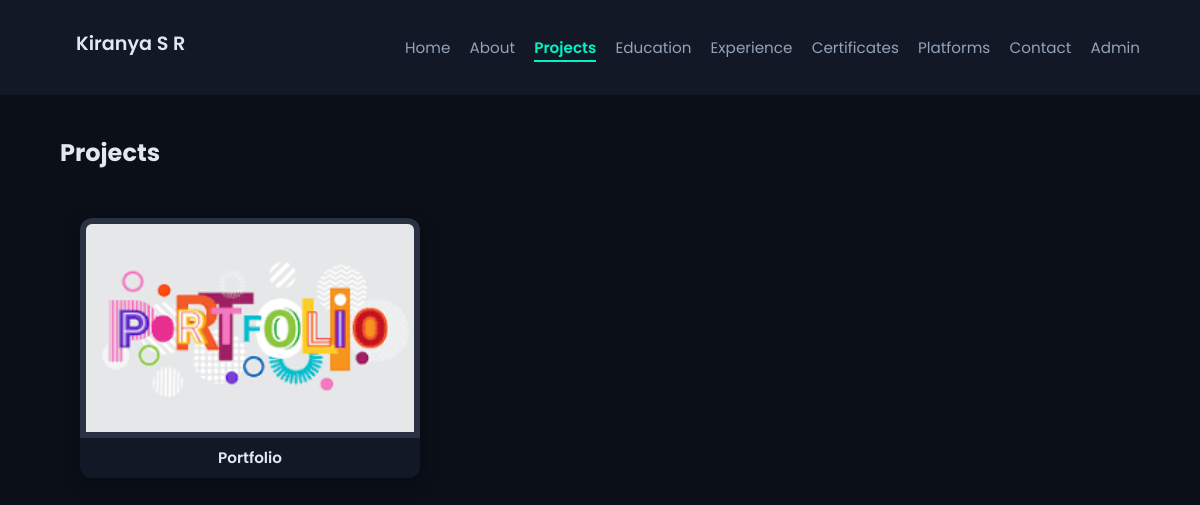
Page /projects on the earlier database version.
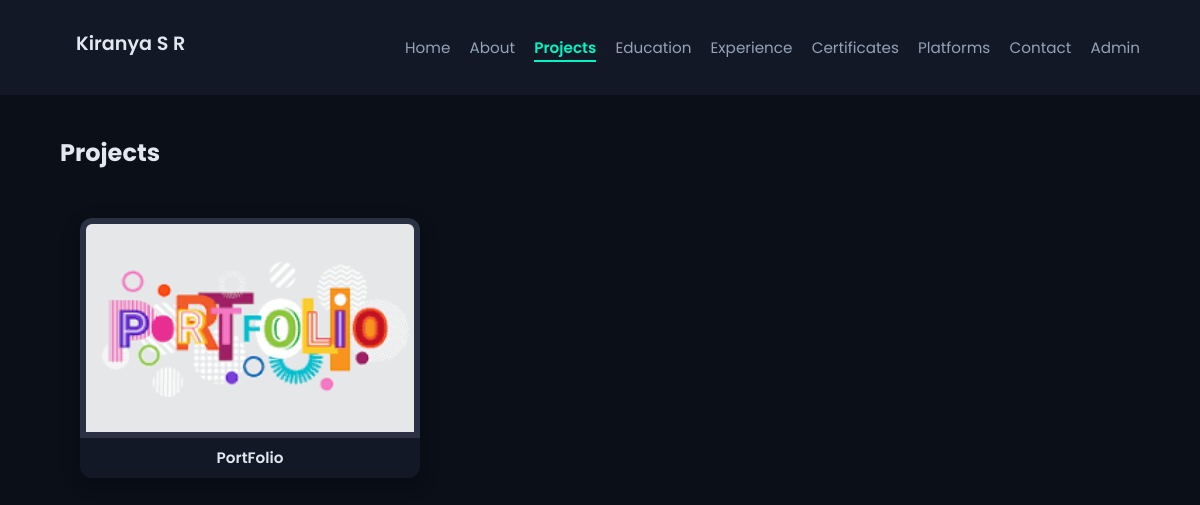
Same page on the later database version.
### tables this page shows
CREATE TABLE projects (
        id INTEGER PRIMARY KEY AUTOINCREMENT, title TEXT, description TEXT, tech_stack TEXT,
        github TEXT, demo TEXT, image TEXT, outcome TEXT, tools TEXT, use_case TEXT
    );

### app.py (the view)
@app.route('/projects')
def projects():
    conn = get_db_connection()
    c = conn.cursor()
    c.execute('SELECT * FROM projects')
    projects_list = [{
        'id': r[0], 'title': r[1], 'description': r[2], 'tech_stack': r[3],
        'github': r[4], 'demo': r[5], 'image': r[6], 'outcome': r[7],
        'tools': r[8], 'use_case': r[9]
    } for r in c.fetchall()]
    conn.close()
    return render_template('projects.html', projects=projects_list)

### app.py (called while the page is built)
def get_db_connection():
    return sqlite3.connect(DATABASE_PATH)

### templates/projects.html (shortened to what this page needs)
{% extends "layout.html" %}
{% block content %}
<link rel="stylesheet" href="{{ url_for('static', filename='css/projects.css') }}">
<h2 class="projects-heading">Projects</h2>
<div class="projects-container">
  {% for p in projects %}
    <div class="project-card" onclick="openPopup({{ loop.index0 }})">
  <img src="{{ url_for('static', filename='images/' ~ (p.image if p.image else 'default.png')) }}" alt="{{ p.title }}">
  <h3>{{ p.title }}</h3>
</div>
  {% endfor %}
</div>
{% endblock %}

### templates/layout.html (shortened to what this page needs)
<!DOCTYPE html>
<html lang="en">
<head>
  <link rel="stylesheet" href="{{ url_for('static', filename='css/style.css') }}" />
  <link rel="stylesheet" href="https://cdnjs.cloudflare.com/ajax/libs/font-awesome/6.5.0/css/all.min.css" />
</head>
<body>
  <nav class="navbar">
    <div class="nav-wrapper container">
      <h1 class="logo">Kiranya S R</h1>
      <ul class="nav-links">
         <li><a href="{{ url_for('home') }}" class="{% if request.path == url_for('home') %}active{% endif %}">Home</a></li>
        <li><a href="{{ url_for('about') }}" class="{% if request.path == url_for('about') %}active{% endif %}">About</a></li>
        <li><a href="{{ url_for('projects') }}" class="{% if request.path == url_for('projects') %}active{% endif %}">Projects</a></li>
        <li><a href="{{ url_for('education') }}" class="{% if request.path == url_for('education') %}active{% endif %}">Education</a></li>
        <li><a href="{{ url_for('experience') }}" class="{% if request.path == url_for('experience') %}active{% endif %}">Experience</a></li>
        <li><a href="{{ url_for('certificates') }}" class="{% if request.path == url_for('certificates') %}active{% endif %}">Certificates</a></li>
        <li><a href="{{ url_for('technical_platforms') }}" class="{% if request.path == url_for('technical_platforms') %}active{% endif %}">Platforms</a></li>
        <li><a href="{{ url_for('contact') }}" class="{% if request.path == url_for('contact') %}active{% endif %}">Contact</a></li>
        {% if session.admin %}
          <li><a href="{{ url_for('dashboard') }}" class="{% if request.path == '/dashboard' %}active{% endif %}">Dashboard</a></li>
          <li><a href="{{ url_for('logout') }}">Logout</a></li>
        {% else %}
          <li><a href="{{ url_for('login') }}" class="{% if request.path == '/login' %}active{% endif %}">Admin</a></li>
        {% endif %}
      </ul>
    </div>
  </nav>
  <main class="container">
    {% block content %}{% endblock %}
  </main>
</body>
</html>

### static/css/style.css (style rules this page uses)
:root { --bg-dark-primary: #0a0f18; --bg-dark-secondary: #121826; --border-color: #2a3143; --primary-accent: #00f5c4; --text-primary: #e2e8f0; --text-secondary: #94a3b8; }
body { font-family: 'Poppins', sans-serif; margin: 0; padding: 0; background-color: var(--bg-dark-primary); color: var(--text-primary); }
.container { width: 90%; max-width: 1100px; margin: auto; padding: 1rem; }
.navbar { background-color: var(--bg-dark-secondary); color: var(--text-primary); padding: 0.4rem 0; position: sticky; top: 0; z-index: 1000; }
.nav-wrapper { display: flex; justify-content: space-between; align-items: center; height: 50px; }
.logo { font-size: 1.2rem; font-weight: 600; margin-left: 1rem; }
.nav-links { list-style: none; display: flex; gap: 1.2rem; margin: 0; padding: 0; }
.nav-links li a { color: var(--text-secondary); text-decoration: none; padding-bottom: 2px; font-size: 0.95rem; transition: color 0.3s, border-bottom 0.3s; }
.nav-links li a.active { color: var(--primary-accent); font-weight: 600; border-bottom: 2px solid var(--primary-accent); }
h1, h2, h3, h4 { font-family: 'Poppins', sans-serif; color: var(--text-primary); margin: 0 0 0.5rem; }
main.container { padding-top: 40px; padding-bottom: 40px; }

### static/css/projects.css (style rules this page uses)
.projects-container { display: grid; grid-template-columns: repeat(3, 1fr); gap: 30px; padding: 40px 20px; width: 100%; margin: 0 auto; justify-content: start; align-items: start; max-width: 1300px; }
.project-card { background-color: var(--bg-dark-secondary); border-radius: 12px; box-shadow: 0 6px 18px rgba(0, 0, 0, 0.25); overflow: hidden; cursor: pointer; transition: transform 0.3s ease, box-shadow 0.3s ease; color: var(--text-primary); display: flex; flex-direction: column; height: 260px; width: 100%; }
.project-card img { width: 100%; height: 220px; object-fit: cover; border-radius: 12px 12px 0 0; padding: 6px; background-color: var(--border-color); box-sizing: border-box; }
.project-card h3 { margin: 0; padding: 2px 6px; font-size: 0.95rem; font-weight: 600; color: var(--text-primary); background-color: var(--bg-dark-secondary); display: flex; align-items: center; justify-content: center; flex-grow: 1; height: auto; min-height: 30px; }

Differences in the rows shown:
changed projects: title "Portfolio" → "PortFolio"
